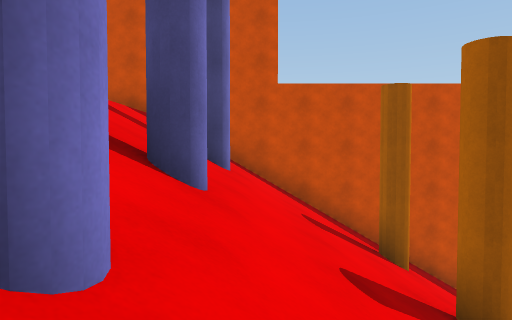
view 1 (above)

17 first-person views from a walk through a scene from a Unity 3-D project. The camera is 1.2 m above the floor, tilts 2° down and sees 75° across. The floor is counted in squares, 2 m on a side. Each view is taken from the middle of a square. On the plan, view 1 faces up. The plan holds only what a view shows up to about 10 squares ahead; the rest is blank.

view 2
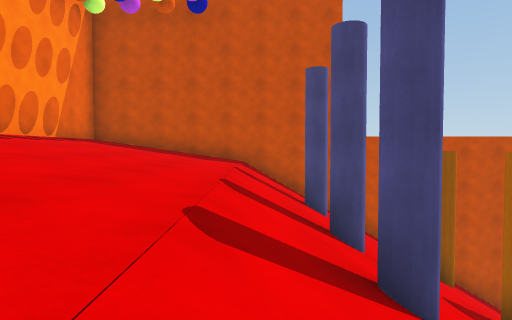

view 3
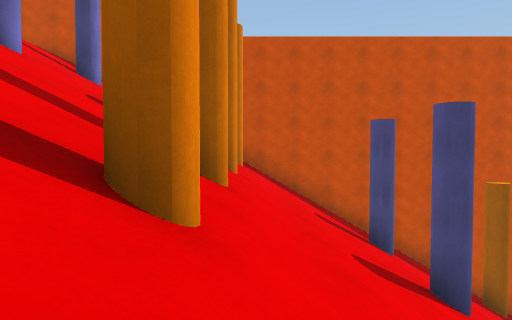

view 4
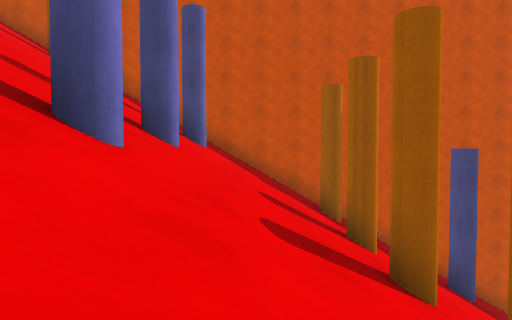

view 5
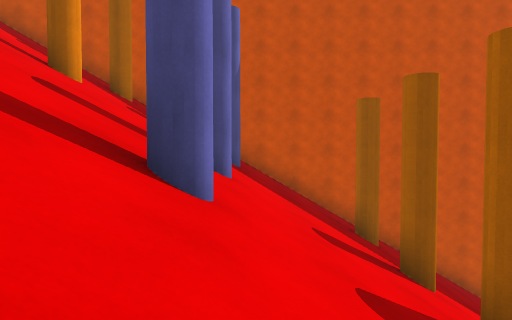

view 6
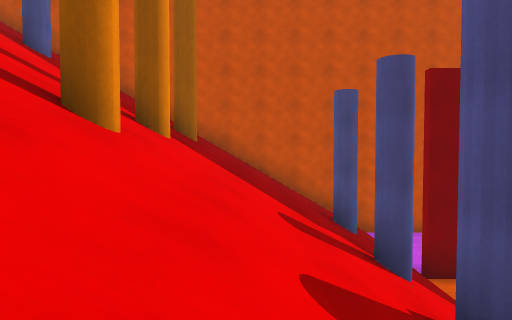

view 7
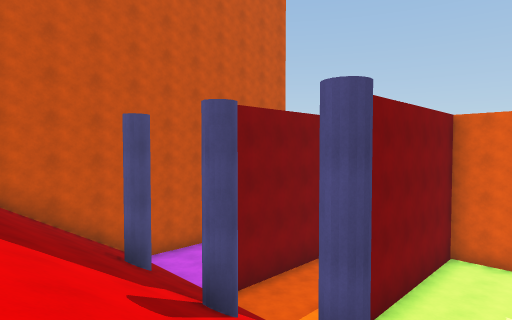

view 8
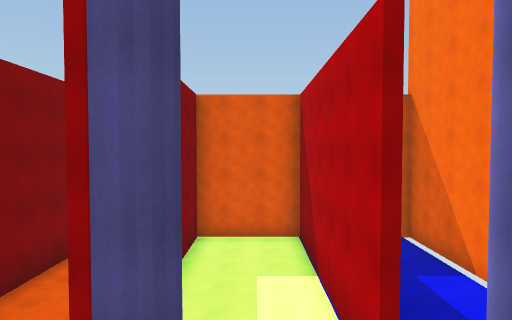

view 9
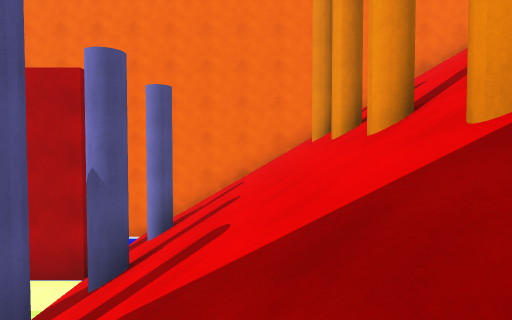

view 10
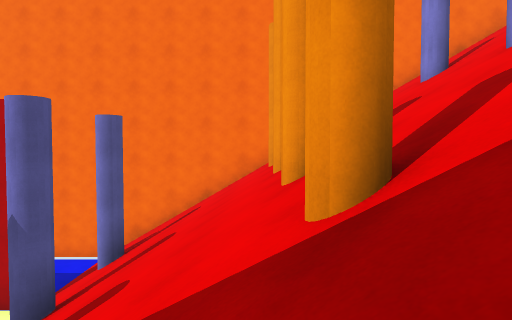

view 11
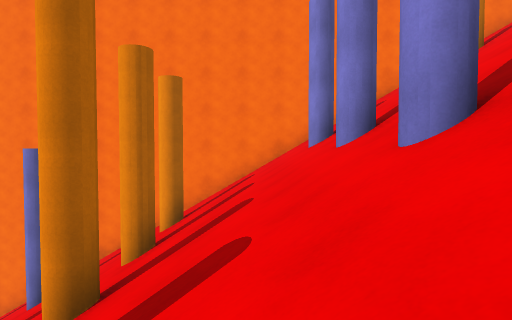

view 12
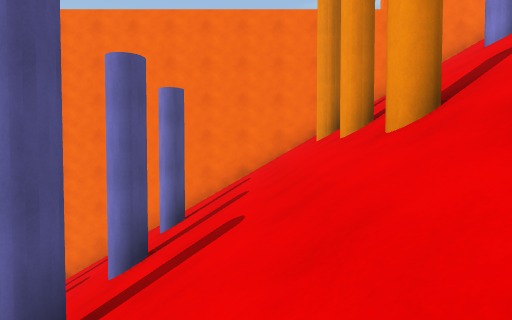

view 13
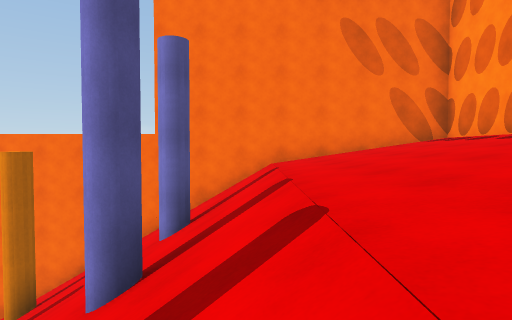

view 14
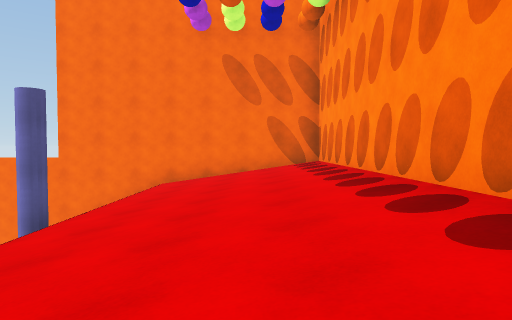

view 15
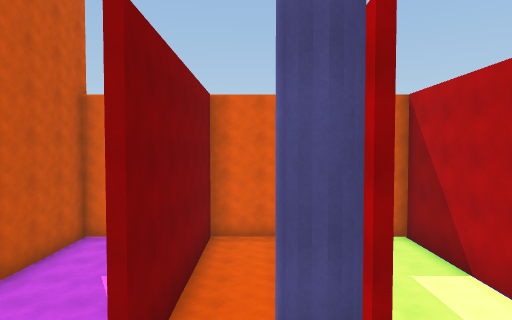

view 16
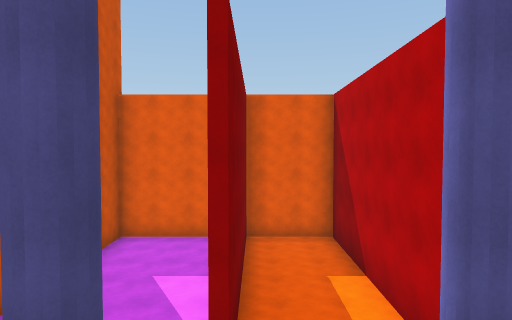

view 17
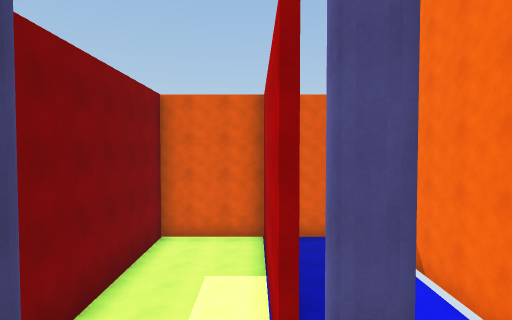

### Floor plan
Key: @ floor where view 1 was taken; # wall or solid block; . main floor; : floor 25.25 m higher than the main floor; + floor 25.5 m higher than the main floor; * floor 25.75 m higher than the main floor; % floor 26 m higher than the main floor; / step, stairs or slope.
Columns run from 7 left of view 1 to 26 right of it. Each row starts with its distance up from view 1.
  8 ##################################
  7 #%*+://////////////////////......#
  6 #%*+:////#//////#//////////......#
  5 #%*+:/#//////#////#//#///#/......#
  4 #%*+:////#/////////////////#######
  3 #%*+:/#//////#////#//#///#/......#
  2 #%*+:////#//////#//////////#######
  1 #%*+:/#//////#////#//#///#/......#
  0 #%*+://@/#//////#//////////......#
 -1 #%*+:/#//////////////#/////#######
 -2 #%*+:////#///#//#/#//////#/......#
 -3 #%*+:////////////////#/////......#
 -4 #%*+://////////////////////......#
 -5 ##################################

Where each view was taken, in squares from view 1:
view 1: 0 up, 0 right, facing up
view 2: 2 down, 2 left, facing up
view 3: 2 down, 3 right, facing up
view 4: 2 down, 7 right, facing up
view 5: 2 down, 12 right, facing up
view 6: 2 down, 16 right, facing up
view 7: 1 down, 15 right, facing up-right
view 8: 0 up, 16 right, facing right
view 9: 5 up, 16 right, facing down
view 10: 5 up, 15 right, facing down
view 11: 5 up, 7 right, facing down
view 12: 5 up, 4 right, facing down
view 13: 4 up, 2 left, facing down
view 14: 5 up, 5 left, facing down
view 15: 3 up, 16 right, facing right
view 16: 4 up, 16 right, facing right
view 17: 1 down, 16 right, facing right
